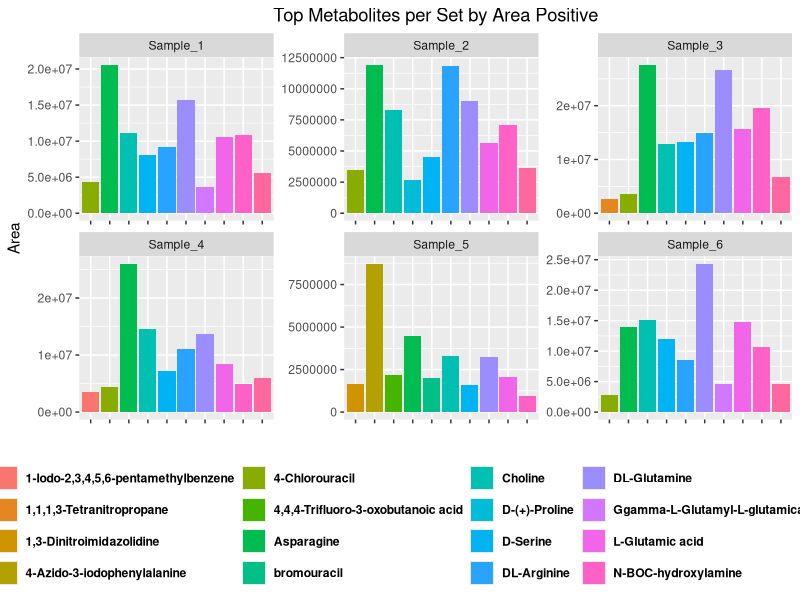
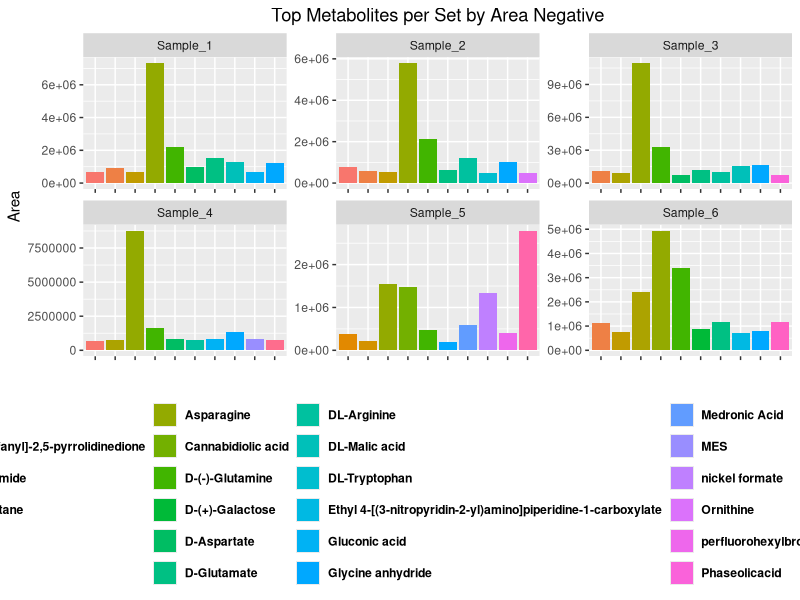

Write R code to recreate these figures, in order.
library(RColorBrewer)
library(ggplot2)
library(dplyr)
negative_data <- read.csv("negative_runs.csv",check.names=FALSE)
positive_data <- read.csv("positive_runs.csv",check.names=FALSE)

positive_group_area_fields <- c("Name","Group Area: 1","Group Area: 2","Group Area: 3","Group Area: 4","Group Area: 5","Group Area: 6")
negative_group_area_fields <- c("Name","Group Area: Neg_1","Group Area: Neg_2","Group Area: Neg_3","Group Area: Neg_4","Group Area: Neg_5","Group Area: Neg_6")


positive_group_area <- positive_data[positive_group_area_fields]
negative_group_area <- negative_data[negative_group_area_fields]



colnames(positive_group_area) <- c('Compound_Name','Area_1','Area_2','Area_3','Area_4','Area_5','Area_6')
colnames(negative_group_area) <- c('Compound_Name','Area_1','Area_2','Area_3','Area_4','Area_5','Area_6')


area_1_pos <- positive_group_area[order(positive_group_area$Area_1),]
area_1_pos <- area_1_pos %>% distinct(Compound_Name, .keep_all = TRUE)
area_1_pos <- tail(area_1_pos,10)
top_1 <- area_1_pos[,c(1,2)]
colnames(top_1) <- c("Compound_Name","Area")
top_1$set <-"Sample_1"

area_2_pos <- positive_group_area[order(positive_group_area$Area_2),]
area_2_pos <- area_2_pos %>% distinct(Compound_Name, .keep_all = TRUE)
area_2_pos <- tail(area_2_pos,10)
top_2 <- area_2_pos[,c(1,3)]
colnames(top_2) <- c("Compound_Name","Area")
top_2$set <-"Sample_2"


area_3_pos <- positive_group_area[order(positive_group_area$Area_3),]
area_3_pos <- area_3_pos %>% distinct(Compound_Name, .keep_all = TRUE)
area_3_pos <- tail(area_3_pos,10)
top_3 <- area_3_pos[,c(1,4)]
colnames(top_3) <- c("Compound_Name","Area")
top_3$set <-"Sample_3"


area_4_pos <- positive_group_area[order(positive_group_area$Area_4),]
area_4_pos <- area_4_pos %>% distinct(Compound_Name, .keep_all = TRUE)
area_4_pos <- tail(area_4_pos,10)
top_4 <- area_4_pos[,c(1,5)]
colnames(top_4) <- c("Compound_Name","Area")
top_4$set <-"Sample_4"


area_5_pos <- positive_group_area[order(positive_group_area$Area_5),]
area_5_pos <- area_5_pos %>% distinct(Compound_Name, .keep_all = TRUE)
area_5_pos <- tail(area_5_pos,10)
top_5 <- area_5_pos[,c(1,6)]
colnames(top_5) <- c("Compound_Name","Area")
top_5$set <-"Sample_5"



area_6_pos <- positive_group_area[order(positive_group_area$Area_6),]
area_6_pos <- area_6_pos %>% distinct(Compound_Name, .keep_all = TRUE)
area_6_pos <- tail(area_6_pos,10)
top_6 <- area_6_pos[,c(1,7)]
colnames(top_6) <- c("Compound_Name","Area")
top_6$set <-"Sample_6"

top_all_pos <- bind_rows(top_1, top_2,top_3,top_4,top_5,top_6)

topplot_pos = ggplot(top_all_pos, aes(x=Compound_Name, y=Area, fill = Compound_Name )) + geom_bar(stat="identity")
topplot_pos = topplot_pos + theme(plot.title = element_text(hjust = 0.5), axis.text.x = element_blank(),legend.position="bottom", legend.text = element_text(face="bold"))
topplot_pos <- topplot_pos + ggtitle("Top Metabolites per Set by Area Positive") + xlab("") + ylab("Area")


topplot_pos + facet_wrap( ~ set, scales = "free")

area_1_neg <- negative_group_area[order(negative_group_area$Area_1),]
area_1_neg <- area_1_neg %>% distinct(Compound_Name, .keep_all = TRUE)
area_1_neg <- tail(area_1_neg,10)
top_1 <- area_1_neg[,c(1,2)]
colnames(top_1) <- c("Compound_Name","Area")
top_1$set <-"Sample_1"

area_2_neg <- negative_group_area[order(negative_group_area$Area_2),]
area_2_neg <- area_2_neg %>% distinct(Compound_Name, .keep_all = TRUE)
area_2_neg <- tail(area_2_neg,10)
top_2 <- area_2_neg[,c(1,3)]
colnames(top_2) <- c("Compound_Name","Area")
top_2$set <-"Sample_2"


area_3_neg <- negative_group_area[order(negative_group_area$Area_3),]
area_3_neg <- area_3_neg %>% distinct(Compound_Name, .keep_all = TRUE)
area_3_neg <- tail(area_3_neg,10)
top_3 <- area_3_neg[,c(1,4)]
colnames(top_3) <- c("Compound_Name","Area")
top_3$set <-"Sample_3"


area_4_neg <- negative_group_area[order(negative_group_area$Area_4),]
area_4_neg <- area_4_neg %>% distinct(Compound_Name, .keep_all = TRUE)
area_4_neg <- tail(area_4_neg,10)
top_4 <- area_4_neg[,c(1,5)]
colnames(top_4) <- c("Compound_Name","Area")
top_4$set <-"Sample_4"


area_5_neg <- negative_group_area[order(negative_group_area$Area_5),]
area_5_neg <- area_5_neg %>% distinct(Compound_Name, .keep_all = TRUE)
area_5_neg <- tail(area_5_neg,10)
top_5 <- area_5_neg[,c(1,6)]
colnames(top_5) <- c("Compound_Name","Area")
top_5$set <-"Sample_5"



area_6_neg <- negative_group_area[order(negative_group_area$Area_6),]
area_6_neg <- area_6_neg %>% distinct(Compound_Name, .keep_all = TRUE)
area_6_neg <- tail(area_6_neg,10)
top_6 <- area_6_neg[,c(1,7)]
colnames(top_6) <- c("Compound_Name","Area")
top_6$set <-"Sample_6"

top_all_neg <- bind_rows(top_1, top_2,top_3,top_4,top_5,top_6)

topplot_neg = ggplot(top_all_neg, aes(x=Compound_Name, y=Area, fill = Compound_Name )) + geom_bar(stat="identity")
topplot_neg = topplot_neg + theme(plot.title = element_text(hjust = 0.5), axis.text.x = element_blank(),legend.position="bottom", legend.text = element_text(face="bold"))
topplot_neg <- topplot_neg + ggtitle("Top Metabolites per Set by Area Negative") + xlab("") + ylab("Area")


topplot_neg + facet_wrap( ~ set, scales = "free")
